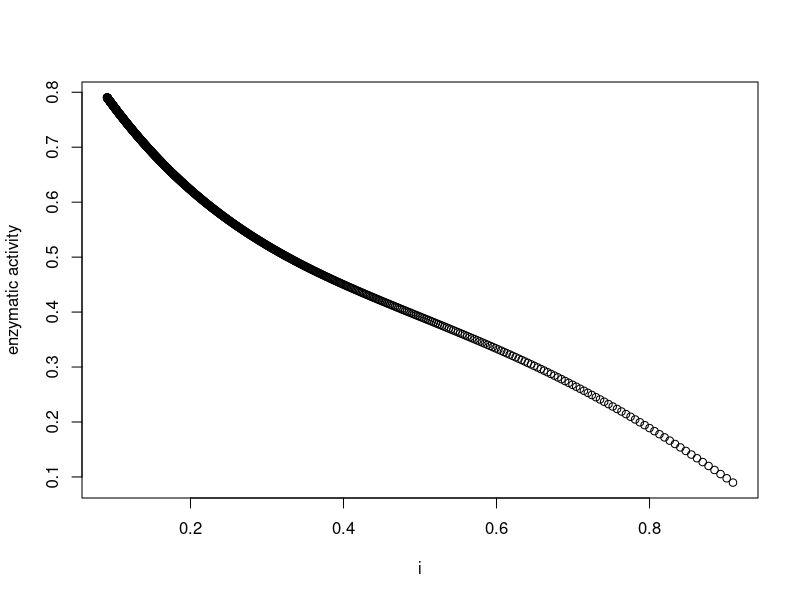

The R source for this figure:
## ---- chunk 1
C = 1;
AC = 4;
## ---- chunk 2
aaaa_ea = aaai_ea = aaii_ea = aiii_ea = iiii_ea = 1;
## ---- chunk 3
aaaa_ea = 3^AC;
aaai_ea = 2^AC;
aaii_ea = 1^AC;
aiii_ea = (1/4);
iiii_ea = (0/4);
## ---- chunk 4
aaaa_ea = (4/4)^AC;
aaai_ea = (3/4)^AC;
aaii_ea = (2/4);
aiii_ea = (1/4);
iiii_ea = (0/4);
## ---- chunk 5
rs = seq(0.1, 10, by = 0.01);

result.ea = lapply(rs, function(r) {
    a = C / (1 + 1 / r);
    i = C / (1 + r);
    sum(a + i);

    #_______________________________________________________________________________
    ## tetramer concentrations
    aaaa = a^4;
    aaai = 4 * a^3 * i;
    aaii = 6 * a^2 * i^2;
    aiii = 4 * a * i^3;
    iiii = i^4;
    stopifnot(isTRUE(all.equal(sum(aaaa + aaai + aaii + aiii + iiii), 1)));

    #_______________________________________________________________________________
    ## total enzymatic activity of tetramer mixture
    total_ea =  aaaa * aaaa_ea +
                aaai * aaai_ea +
                aaii * aaii_ea +
                aiii * aiii_ea +
                iiii * iiii_ea;

    c(i, total_ea);
});

result.ea.df = do.call(rbind.data.frame, result.ea);
colnames(result.ea.df) = c("i", "total_ea");
plot(abs(result.ea.df[ ,1]), result.ea.df[ ,2], xlab = c("i"), ylab = c("enzymatic activity"));
